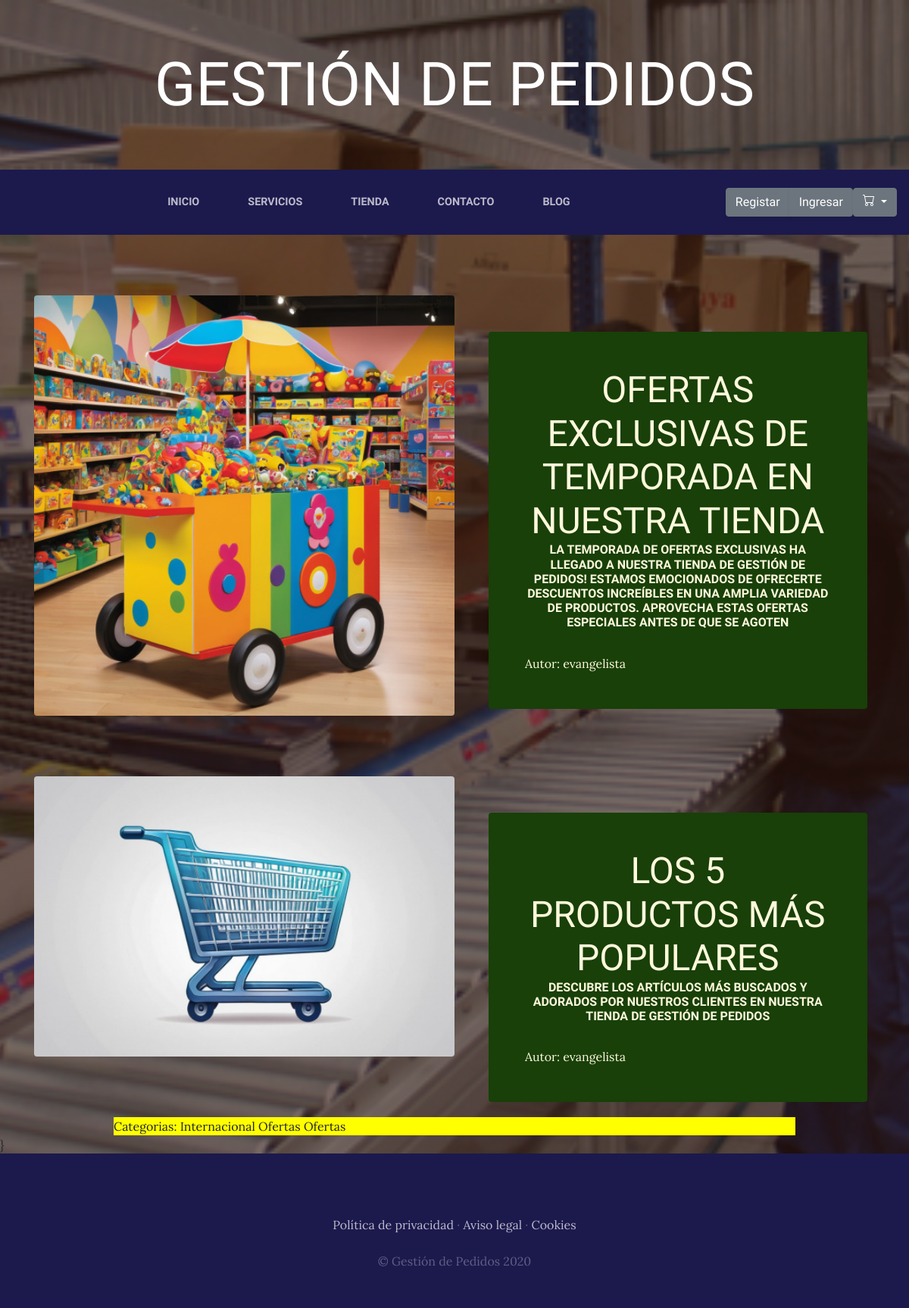
Page /blog/categoria/4/ on the committed database.
### BlogApp/models.py (models this page shows, shortened)
class Post(models.Model):
    titulo = models.CharField(max_length=100)
    contenido = models.CharField(max_length=1000)
    imagen = models.ImageField(upload_to='blog', null=True, blank=True)
    autor = models.ForeignKey(User, on_delete=models.CASCADE)
    categorias = models.ManyToManyField(Categoria)
    created = models.DateTimeField(auto_now_add=True)
    updated = models.DateTimeField(auto_now_add=True)
    class Meta:
        verbose_name = "Post"
        verbose_name_plural = "Posts"

class Categoria(models.Model):
    nombre = models.CharField(max_length=100)
    created = models.DateTimeField(auto_now_add=True)
    updated = models.DateTimeField(auto_now_add=True)
    class Meta:
        verbose_name = "categoria"
        verbose_name_plural = "categorias"

### BlogApp/views.py (the view)
# urls.py: path('categoria/<int:categoria_id>/', views.categoria, name='categoria'),
def categoria(request,categoria_id):
	categoria=Categoria.objects.get(id=categoria_id)
	posts=Post.objects.filter(categorias=categoria)
	return render(request,"Blog/categoria.html",{"categoria":categoria,"posts":posts})

### BlogApp/Templates/Blog/categoria.html
{% extends 'Base.html' %}
{% load static %}
{% block content%}
	{% for post in posts %}
	<section class="page-section clearfix">
    <div class="container">
      <div class="intro">
        <img class="intro-img img-fluid mb-3 mb-lg-0 rounded" src="{{post.imagen.url}}" alt="" style="width: 50%;">
        <div class="intro-text left-0 text-center bg-faded p-5 rounded">
          <h2 class="section-heading mb-4" >
            <span class="section-heading-lower">{{post.titulo}}</span>
            <span class="section-heading-upper">{{post.contenido}}</span>
          </h2>
          <div style="text-align: left;">
          	Autor:  {{post.autor}}
          </div>
        </div>
      </div>
    </div>
  </section>
	{% endfor %}
<section>
		<div style="width:75%; background-color: yellow;margin: auto">
			Categorias:
			{% for post in posts %}
				{% for categoria in post.categorias.all %}
				{{categoria.nombre}}
				{% endfor %}
			{% endfor %}
		</div>
</section>
{% endblock %}

### MiTiendaApp/static/MiTiendaApp/css/gestion.css (style rules this page uses)
body { font-family: 'Lora'; background: linear-gradient(rgba(47, 23, 15, 0.65), rgba(47, 23, 15, 0.65)), url("../img/bg_main.jpg"); background-attachment: fixed; background-position: center; background-size: cover; }
h1, h2, h3, h4, h5, h6 { font-family: 'Raleway'; }
.page-section { margin-top: 5rem; margin-bottom: 5rem; }
.section-heading { text-transform: uppercase; }
.section-heading .section-heading-upper { display: block; font-size: 1rem; font-weight: 800; padding-bottom:.5rem; }
.section-heading .section-heading-lower { display: block; font-size: 3rem; font-weight: 100; }
.bg-faded { background-color: rgba(255, 255, 255, 0.85); }
.intro { position: relative; }
@media (min-width: 992px) { .intro .intro-img { width: 75%; float: left; } }
@media (min-width: 992px) { .intro .intro-text { left: 600; width: 60%; margin-top: 3rem; background-color: rgba(24, 64, 8); color: cornsilk; position: absolute; } }
@media (min-width: 1200px) { .intro .intro-text { width: 45%; } }

### rows in the picture
Post: imagen (picture), titulo "OFERTAS EXCLUSIVAS DE TEMPORADA EN NUESTRA TIENDA", contenido "LA TEMPORADA DE OFERTAS EXCLUSIVAS HA LLEGADO A NUESTRA TIENDA DE GESTIÓN DE PEDIDOS! ESTAMOS EMOCIONADOS DE OFRECERTE DESCUENTOS INCREÍBLES EN UNA AMPLIA VARIEDAD DE PRODUCTOS. APROVECHA ESTAS OFERTAS ESPECIALES ANTES DE QUE SE AGOTEN", autor "evangelista"
Post: imagen (picture), titulo "LOS 5 PRODUCTOS MÁS POPULARES", contenido "DESCUBRE LOS ARTÍCULOS MÁS BUSCADOS Y ADORADOS POR NUESTROS CLIENTES EN NUESTRA TIENDA DE GESTIÓN DE PEDIDOS", autor "evangelista"
Categoria: nombre "Internacional"
Categoria: nombre "Ofertas"
